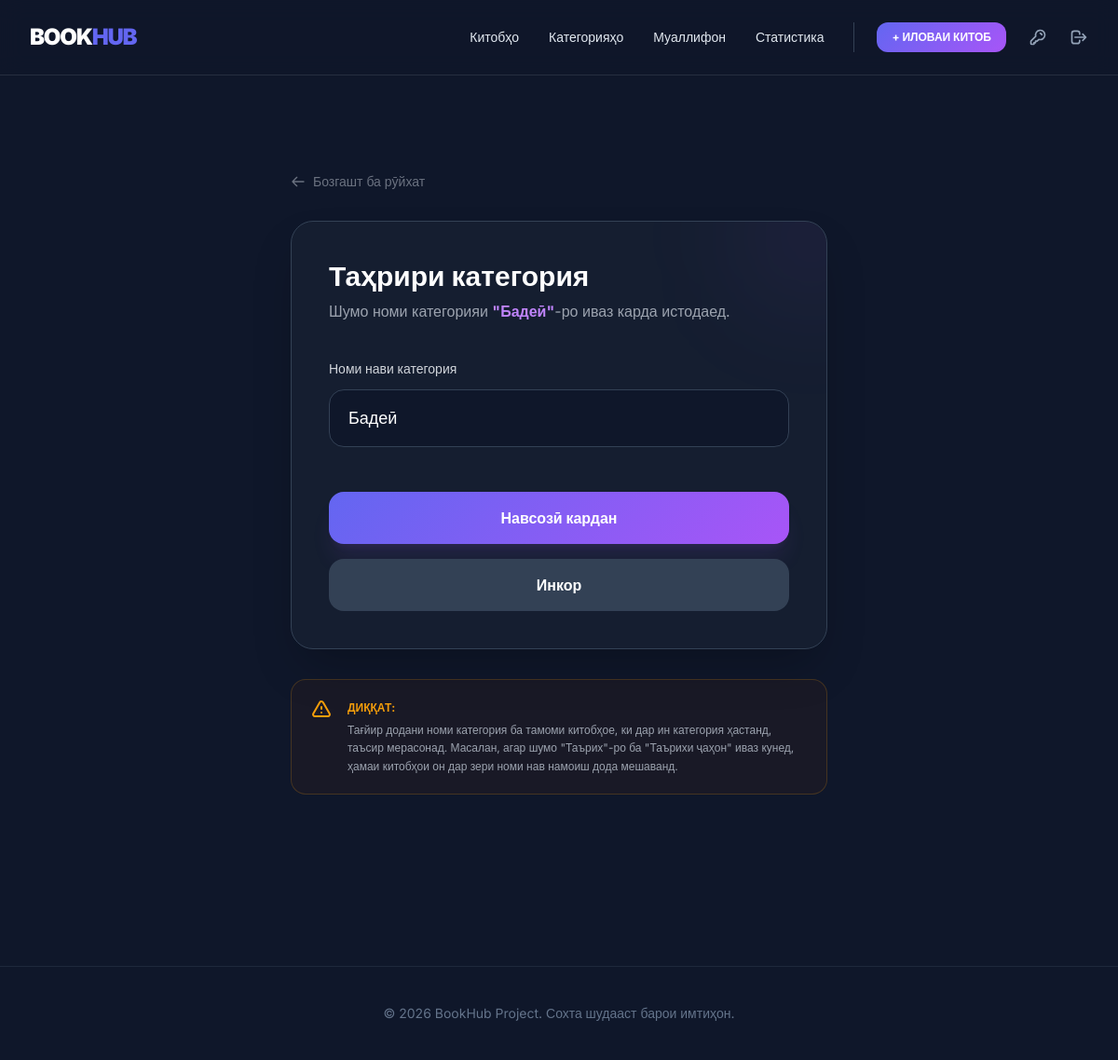
The page /update_category/2/ (signed in) on the database as committed earlier.
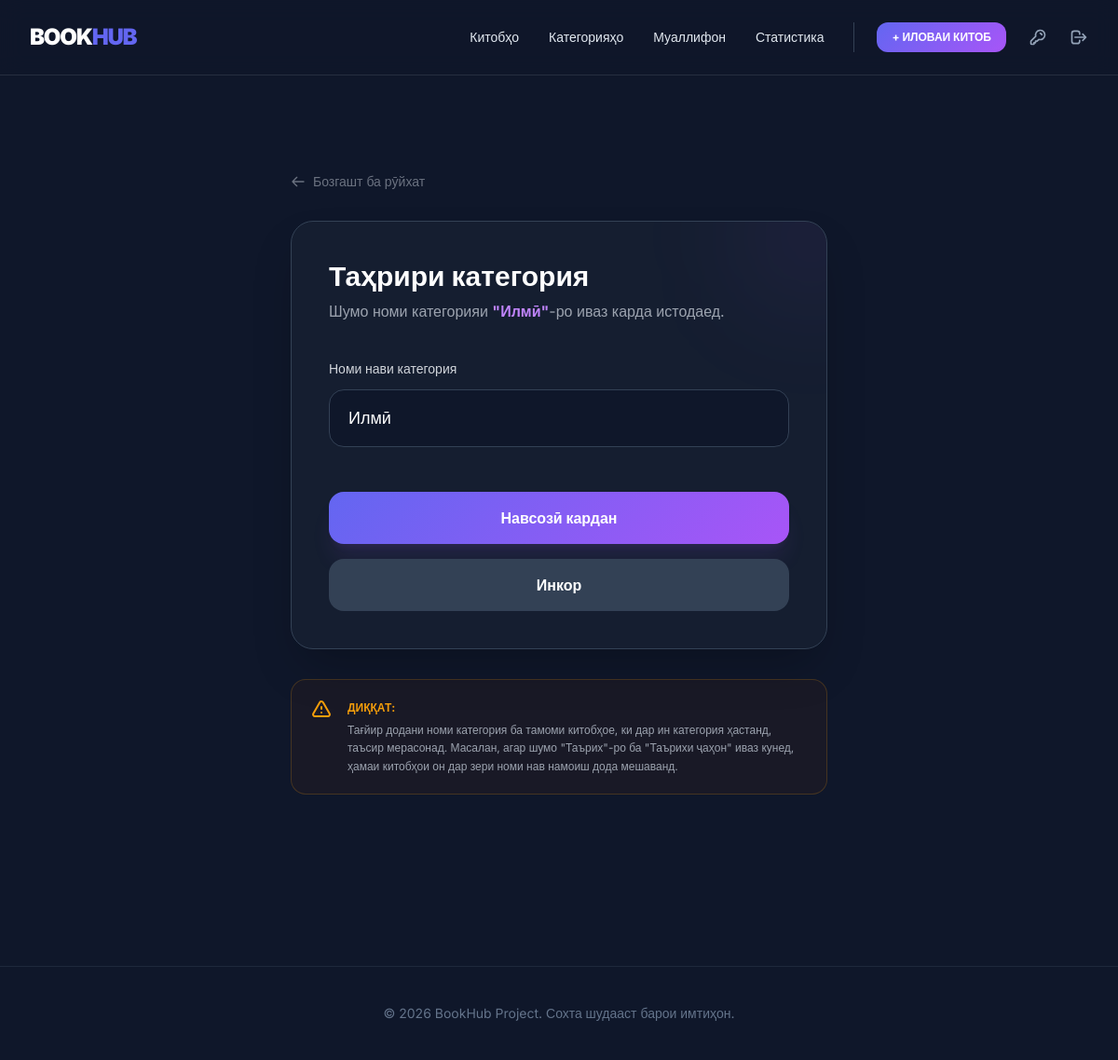
The same page on the database as committed later.
### app/models.py (models this page shows, shortened)
class Category(models.Model):
    name = models.CharField(max_length=30)

### app/views.py (the view, shortened to what this page needs)
# urls.py: path('update_category/<int:id>/', update_category, name='update_category'),
def update_category(request, id):
    if not request.session.get('user_id'):
        return redirect('login')
    category = get_object_or_404(Category, id=id)
    return render(request, 'update_category.html', {'category': category})

### templates/update_category.html (shortened to what this page needs)
{% extends 'base.html' %}
{% block content %}
<div class="max-w-xl mx-auto py-16">
    <a href="{% url 'list_category' %}" class="flex items-center text-sm text-gray-500 hover:text-indigo-400 transition mb-8 group">
        <svg xmlns="http://www.w3.org/2000/svg" class="h-4 w-4 mr-2 group-hover:-translate-x-1 transition-transform" fill="none" viewBox="0 0 24 24" stroke="currentColor">
            <path stroke-linecap="round" stroke-linejoin="round" stroke-width="2" d="M10 19l-7-7m0 0l7-7m-7 7h18" />
        </svg>
        Бозгашт ба рӯйхат
    </a>
    <div class="bg-slate-800/40 border border-slate-700 rounded-3xl p-10 shadow-2xl relative overflow-hidden">
        <div class="absolute -top-12 -right-12 w-32 h-32 bg-purple-500/10 blur-3xl rounded-full"></div>
        <div class="relative z-10">
            <div class="mb-10">
                <h1 class="text-3xl font-bold text-white">Таҳрири категория</h1>
                <p class="text-gray-400 mt-2">Шумо номи категорияи <span class="text-purple-400 font-bold">"{{ category.name }}"</span>-ро иваз карда истодаед.</p>
            </div>
            <form method="POST" class="space-y-6">
                <div>
                    <label for="name" class="block text-sm font-medium text-gray-300 mb-3">Номи нави категория</label>
                    <input type="text" name="name" id="name" required
                           value="{{ category.name }}"
                           class="w-full bg-slate-900 border border-slate-700 text-white rounded-2xl px-5 py-4 focus:ring-2 focus:ring-purple-500 focus:border-transparent outline-none transition text-lg">
                </div>
                <div class="flex flex-col gap-4 pt-6">
                    <button type="submit" class="w-full btn-premium py-4 rounded-2xl font-bold text-white shadow-xl shadow-purple-500/10">
                        Навсозӣ кардан
                    </button>
                    <a href="{% url 'list_category' %}" class="w-full text-center py-4 bg-slate-700 hover:bg-slate-600 text-white rounded-2xl font-bold transition">
                        Инкор
                    </a>
                </div>
            </form>
        </div>
    </div>
    <div class="mt-8 p-5 bg-amber-900/10 border border-amber-500/20 rounded-2xl flex items-start gap-4">
        <p class="text-xs text-gray-400 leading-relaxed">
            <strong class="text-amber-500 uppercase block mb-1">Диққат:</strong>
            Тағйир додани номи категория ба тамоми китобҳое, ки дар ин категория ҳастанд, таъсир мерасонад. Масалан, агар шумо "Таърих"-ро ба "Таърихи ҷаҳон" иваз кунед, ҳамаи китобҳои он дар зери номи нав намоиш дода мешаванд.
        </p>
    </div>
</div>
{% endblock %}

Rows that differ between the two databases and show on the page:
changed Category: name "Бадеӣ" → "Илмӣ"
